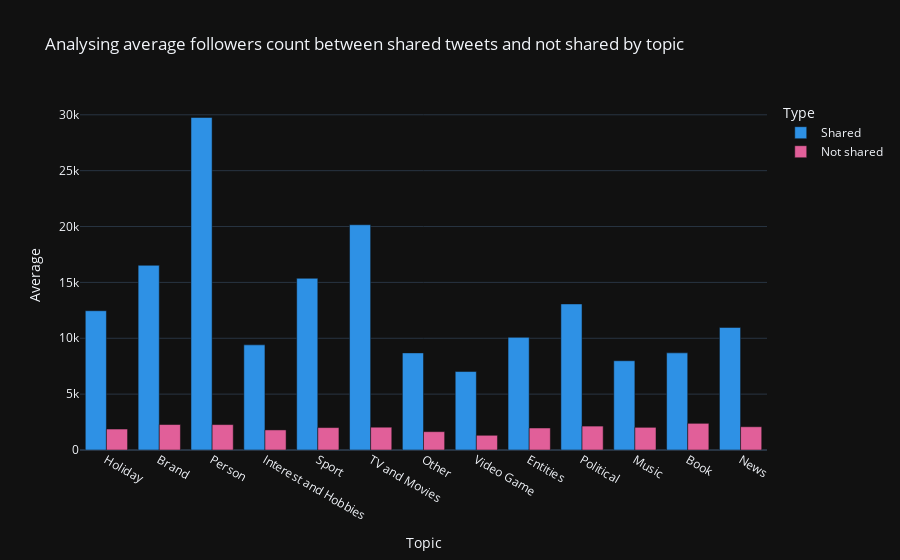

Notebook code for this chart:
### Code cell
fig = px.bar(df_test1, x="Topic", y="Average", color="Type", color_discrete_sequence=px.colors.qualitative.Dark24, barmode="group",
             title="Analysing average followers count between shared tweets and not shared by topic")
fig.show()

### Figure 1 — Plotly figure (JSON) as saved in the notebook; plotly's stock layout.template omitted (floating-point values rounded to 4 significant figures)
{"data": [{"alignmentgroup": "True", "hovertemplate": "Type=Shared<br>Topic=%{x}<br>Average=%{y}<extra></extra>", "legendgroup": "Shared", "marker": {"color": "#2E91E5", "pattern": {"shape": ""}}, "name": "Shared", "offsetgroup": "Shared", "orientation": "v", "showlegend": true, "textposition": "auto", "x": ["Holiday", "Brand", "Person", "Interest and Hobbies", "Sport", "TV and Movies", "Other", "Video Game", "Entities", "Political", "Music", "Book", "News"], "xaxis": "x", "y": [12465, 16530, 29759, 9410, 15366, 20157, 8691, 7022, 10081, 13073, 7989, 8693, 10968], "yaxis": "y", "type": "bar"}, {"alignmentgroup": "True", "hovertemplate": "Type=Not shared<br>Topic=%{x}<br>Average=%{y}<extra></extra>", "legendgroup": "Not shared", "marker": {"color": "#E15F99", "pattern": {"shape": ""}}, "name": "Not shared", "offsetgroup": "Not shared", "orientation": "v", "showlegend": true, "textposition": "auto", "x": ["Holiday", "Brand", "Person", "Interest and Hobbies", "Sport", "TV and Movies", "Other", "Video Game", "Entities", "Political", "Music", "Book", "News"], "xaxis": "x", "y": [1877, 2280, 2274, 1796, 2006, 2041, 1641, 1317, 1969, 2140, 2029, 2387, 2080], "yaxis": "y", "type": "bar"}], "layout": {"xaxis": {"anchor": "y", "domain": [0.0, 1.0], "title": {"text": "Topic"}}, "yaxis": {"anchor": "x", "domain": [0.0, 1.0], "title": {"text": "Average"}}, "legend": {"title": {"text": "Type"}, "tracegroupgap": 0}, "title": {"text": "Analysing average followers count between shared tweets and not shared by topic"}, "barmode": "group"}}
